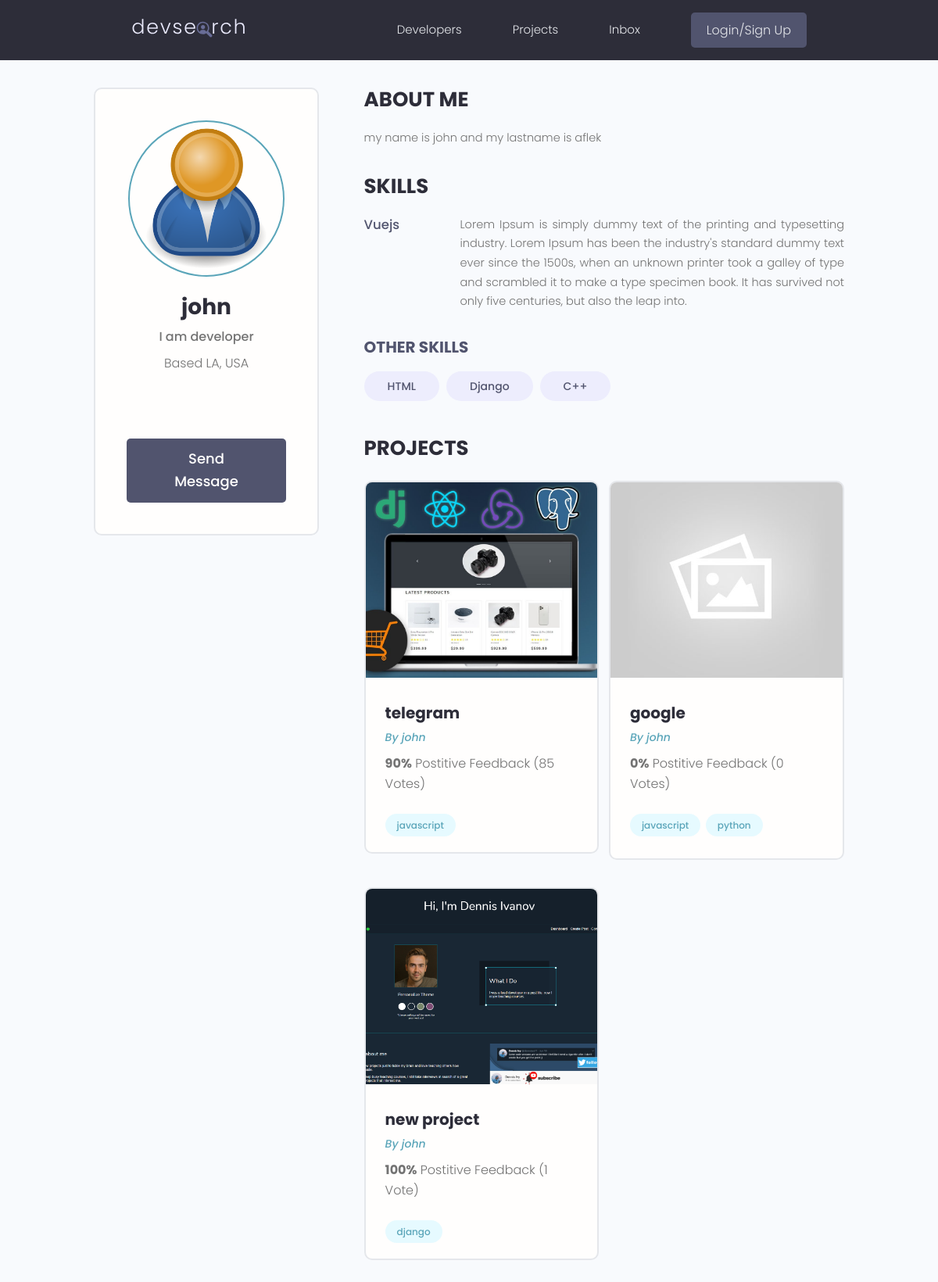
Page /profile/31da3c3b-1629-45f3-8893-68cd20f64d98/ on the committed database.
### users/models.py (models this page shows, shortened)
class Profile(models.Model):
    user = models.OneToOneField(User, on_delete=models.CASCADE, null=True, blank=True)
    name = models.CharField(max_length=200, null=True, blank=True)
    email = models.EmailField(max_length=500, null=True, blank=True)
    username = models.CharField(max_length=200, null=True, blank=True)
    location = models.CharField(max_length=200, null=True, blank=True)
    short_intro = models.CharField(max_length=200, null=True, blank=True)
    bio = models.TextField(null=True, blank=True)
    profile_image = models.ImageField(null=True, blank=True, upload_to='profiles/', default='profiles/user-default.png')
    social_github = models.CharField(max_length=200, null=True, blank=True)
    social_twitter = models.CharField(max_length=200, null=True, blank=True)
    social_linkedin = models.CharField(max_length=200, null=True, blank=True)
    social_youtube = models.CharField(max_length=200, null=True, blank=True)
    social_website = models.CharField(max_length=200, null=True, blank=True)
    created = models.DateTimeField(auto_now_add=True)
    id = models.UUIDField(default=uuid.uuid4, unique=True, primary_key=True, editable=False)

class Skill(models.Model):
    owner = models.ForeignKey(Profile, on_delete=models.CASCADE, null=True, blank=True)
    name = models.CharField(max_length=200, null=True, blank=True)
    description = models.TextField(null=True, blank=True)
    created = models.DateTimeField(auto_now_add=True)
    id = models.UUIDField(default=uuid.uuid4, unique=True, primary_key=True, editable=False)
    def __str__(self):
        return str(self.name)

### projects/models.py (models this page shows, shortened)
class Project(models.Model):
    owner = models.ForeignKey(Profile, on_delete=models.SET_NULL, null=True, blank=True)
    title = models.CharField(max_length=200)
    description = models.TextField(null=True, blank=True)
    featured_image = models.ImageField(null=True, blank=True, default='default.jpg')
    demo_link = models.CharField(max_length=2000, null=True, blank=True)
    source_link = models.CharField(max_length=2000, null=True, blank=True)
    tags = models.ManyToManyField('Tag', blank=True)
    vote_total = models.IntegerField(default=0, null=True, blank=True)
    vote_ratio = models.IntegerField(default=0, null=True, blank=True)
    created = models.DateTimeField(auto_now_add=True)
    id = models.UUIDField(default=uuid.uuid4, unique=True, primary_key=True, editable=False)

class Tag(models.Model):
    name = models.CharField(max_length=200)
    created = models.DateTimeField(auto_now_add=True)
    id = models.UUIDField(default=uuid.uuid4, unique=True, primary_key=True, editable=False)
    def __str__(self):
        return self.name

### users/views.py (the view)
# urls.py: path('profile/<str:pk>/', views.userProfile, name='user-profile'),
def userProfile(request, pk):
    profile = Profile.objects.get(id=pk)
    topSkills = profile.skill_set.exclude(description__exact='')
    otherSkills = profile.skill_set.filter(description='')
    context = {'profile': profile, 'topSkills':topSkills, 'otherSkills':otherSkills}
    return render(request, 'users/user-profile.html', context)

### users/templates/users/user-profile.html (shortened to what this page needs)
{% extends 'main.html' %}
{% block content %}
<main class="profile my-md">
    <div class="container">
      <div class="layout">
        <div class="column column--1of3">
          <div class="card text-center">
            <div class="card__body dev">
              <img class="avatar avatar--xl" src="{{profile.profile_image.url}}" />
              <h2 class="dev__name">{{profile.name}}</h2>
              <p class="dev__title">{{profile.short_intro}}</p>
              <p class="dev__location">Based {{profile.location}}</p>
              <ul class="dev__social">
              </ul>
              <a href="#" class="btn btn--sub btn--lg">Send Message </a>
            </div>
          </div>
        </div>
        <div class="column column--2of3">
          <div class="devInfo">
            <h3 class="devInfo__title">About Me</h3>
            <p class="devInfo__about">{{profile.bio}}</p>
          </div>
          <div class="devInfo">
            <h3 class="devInfo__title">Skills</h3>
            <div class="devInfo__skills">
              {% for skill in topSkills %}
              <div class="devSkill">
                <h4 class="devSkill__title">{{skill.name}}</h4>
                <p class="devSkill__info">{{skill.description}}</p>
              </div>
              {% endfor %}
              <h3 class="devInfo__subtitle">Other Skills</h3>
              <div class="devInfo__otherSkills">
                {% for skill in otherSkills %}
                <span class="tag tag--pill tag--sub tag--lg">
                  <small>{{skill}}</small>
                </span>
                {% endfor %}
              </div>
            </div>
          </div>
          <div class="devInfo">
            <h3 class="devInfo__title">Projects</h3>
            <div class="grid grid--two">
              {% for project in profile.project_set.all %}
              <div class="column">
                <div class="card project">
                  <a href="{% url 'project' project.id %}" class="project">
                    <img class="project__thumbnail" src="{{project.featured_image.url}}" alt="project thumbnail" />
                    <div class="card__body">
                      <h3 class="project__title">{{project.title}}</h3>
                      <p><a class="project__author" href="{% url 'user-profile' project.owner.id %}">By {{project.owner.name}}</a></p>
                      <p class="project--rating">
                        <span style="font-weight: bold;">{{project.vote_ratio}}%</span> Postitive
                        Feedback ({{project.vote_total}} Vote{{project.vote_total|pluralize:'s'}})
                      </p>
                      <div class="project__tags">
                        {% for tag in project.tags.all %}
                        <span class="tag tag--pill tag--main">
                          <small>{{tag}}</small>
                        </span>
                        {% endfor %}
                      </div>
                    </div>
                  </a>
                </div>
              </div>
              {% endfor %}
            </div>
          </div>
        </div>
      </div>
    </div>
  </main>
{% endblock content %}

### static/styles/app.css (style rules this page uses)
:root { --color-sub: #2d2d39; }
.btn--sub { background-color: var(--color-sub-light); }
.card { border: 2px solid var(--color-light); }
img { width: 100%; }
.profile .card > .dev { padding: 4rem; }
.dev__name { color: var(--color-sub); font-size: 2.8rem; font-weight: 700; margin-top: 1rem; margin-bottom: 0.5rem; }
.dev__title { font-size: 1.6rem; font-weight: 500; line-height: 1.3; }
.dev__location { margin-top: 1rem; }
.dev__social { margin: 3rem 0; list-style: none; display: flex; justify-content: center; gap: 1.5rem; }
.devInfo { margin-bottom: 3rem; }
.devInfo__title, .devInfo__subtitle { font-size: 2.6rem; color: var(--color-sub); text-transform: uppercase; font-weight: 700; margin-bottom: 1.5rem; }
.devInfo__subtitle { font-size: 2rem; color: var(--color-sub-light); }
.devInfo__about, .devSkill__info { font-size: 1.45rem; line-height: 1.7; text-align: justify; }
.devSkill { margin-bottom: 3rem; }
.devSkill__title { font-size: 1.65rem; font-weight: 500; color: var(--color-sub-light); }
@media screen and (min-width: 700px) { .devSkill { display: flex; justify-content: space-between; gap: 3rem; } }
@media screen and (min-width: 700px) { .devSkill__info { flex-basis: 80%; } }
.project__author { font-size: 1.4rem; font-style: italic; }
.project--rating { margin-bottom: 1.6em; margin-top: .5em; }
.project__thumbnail { height: 25rem; object-fit: cover; object-position: top center; }
.project__title { font-size: 2rem; font-weight: 700; color: var(--color-sub); }

### static/uikit/styles/modules/_variables.css (style rules this page uses)
:root { --color-main: #5aa5b9; --color-main-light: #e6faff; --color-sub: #3f4156; --color-sub-light: #51546e; --color-sub-lighter: #ededfd; --color-text: #737373; --color-gray: #8b8b8b; --color-light: #e5e7eb; --color-light-gray: #767676; --color-bg: #f8fafd; --color-white: #fffefd; --color-white-light: #f3f3f3; --color-success: #359e64; --color-success-bg: #def8e8; --color-error: #fc4b0b; --color-error-bg: #fff2ee; --font-base: 'Poppins', arial, helvetica, 'Segoe UI', roboto, ubuntu, sans-serif; --font-monospace: 'Fira Code', 'Courier New', courier, monospace; --font-regular: 300; --font-medium: 500; --font-bold: 700; --generic-shadow: 1px 1px 5px #00000010; --generic-transition: all 0.3s ease-in-out; }

### static/uikit/styles/modules/_base.css (style rules this page uses)
* { margin: 0; padding: 0; box-sizing: border-box; text-rendering: optimizeLegibility; color: inherit; font-size: inherit; }
html { font-size: 50%; }
@media only screen and (min-width: 480px) { html { font-size: 56.25%; } }
@media only screen and (min-width: 1200px) { html { font-size: 62.5%; } }
body { line-height: 1.6; font-weight: 400; font-size: 1.5rem; color: var(--color-text); background-color: var(--color-bg); min-height: 100vh; }

### static/uikit/styles/modules/_typography.css (style rules this page uses)
* { font-family: var(--font-base); }
h2 { font-size: 3.6rem; font-weight: var(--font-bold); }
h3 { font-size: 3.2rem; font-weight: var(--font-medium); }
h4 { font-size: 2.8rem; font-weight: var(--font-medium); }
p, span, strong { font-size: 1.6rem; color: var(--color-text); font-weight: var(--font-regular); }
a { padding-bottom: 2px; text-decoration: none; display: inline-block; color: var(--color-main); font-weight: var(--font-medium); }

### static/uikit/styles/modules/_utilities.css (style rules this page uses)
.container { width: 92%; max-width: 165rem; margin: 0 auto; box-sizing: border-box; }
@media screen and (min-width: 1000px) { .container { width: 90%; } }
@media screen and (min-width: 1200px) { .container { width: 80%; } }
.text-center { text-align: center; }
.my-md { margin: 3rem auto; }

### static/uikit/styles/modules/_avatar.css (style rules this page uses)
.avatar { border-radius: 50%; border: 2px solid var(--color-main); object-fit: cover; }
.avatar--xl { height: 20rem; width: 20rem; }

### static/uikit/styles/modules/_button.css (style rules this page uses)
.btn { display: inline-block; position: relative; cursor: pointer; background-color: var(--color-light); font-weight: var(--font-medium); color: var(--color-sub); text-decoration: none; padding: 1rem 2rem; border-radius: 0.5rem; border: none; width: -webkit-fit-content; width: -moz-fit-content; width: fit-content; height: -webkit-fit-content; height: -moz-fit-content; height: fit-content; font-size: 1.6rem; outline-width: 0; outline-color: transparent; -webkit-backface-visibility: hidden; backface-visibility: hidden; transition: all 0.3s ease-in-out; }
.btn--sub { background-color: var(--color-sub); color: var(--color-white); }
.btn--lg { font-size: 1.8rem; padding: 1.2rem 4.5rem; }

### static/uikit/styles/modules/_card.css (style rules this page uses)
.card { border-radius: 1rem; background-color: var(--color-white); border: 1.5px solid var(--color-light); width: auto; height: auto; margin-top: 0.5rem; margin-bottom: 0.5rem; overflow: hidden; }
.card__body, .card__header { padding: 2rem 2.5rem; }

### rows in the picture
Profile: profile_image (placeholder picture), name "john", short_intro "I am developer", location "LA, USA", bio "my name is john and my lastname is aflek"
Skill: name "Vuejs", description "Lorem Ipsum is simply dummy text of the printing and typesetting industry. Lorem Ipsum has been the industry's standard dummy text ever since the 1500s, when an unknown printer took a galley of type and scrambled it to make a type specimen book. It has survived not only five centuries, but also the leap into."
Skill: name "HTML"
Skill: name "Django"
Skill: name "C++"
Project: featured_image (picture), title "telegram", owner.name "john", vote_ratio "90", vote_total "85"
Tag: name "javascript"
Project: featured_image (placeholder picture), title "google", owner.name "john", vote_ratio "0", vote_total "0"
Tag: name "python"
Project: featured_image (picture), title "new project", owner.name "john", vote_ratio "100", vote_total "1"
Tag: name "django"
